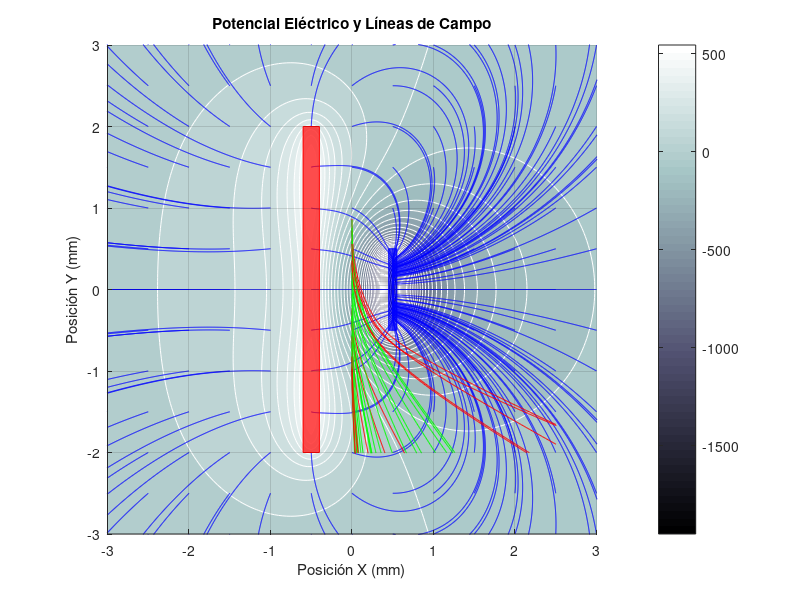

The MATLAB script that drew this image:
clc; clear; close all;

v = 0.5;
dx = -0.5;
dy = 0;
dz = 0;
largo_rojo = 4;
largo_azul=largo_rojo/4;
ancho = -0.2;
max_iter=5000;
iter=0;

x_roja = dx;
x_azul = dx + 1;

figure;
hold on;
axis equal;
grid on;

n_cargas = 500; % cantidad de cargas
ys_rojo = linspace(-largo_rojo/2, largo_rojo/2, n_cargas);
ys_azul = linspace(-largo_azul/2, largo_azul/2, n_cargas);

[x,y] = meshgrid(-10:0.05:10, -10:0.05:10);
Ex = zeros(size(x));
Ey = zeros(size(y));
V = zeros(size(x));

num_globulos = 30; 
dt = 0.02;         
espacio_x_final = 2.5; 

for i = 1:n_cargas
    
    % placa roja (+)
    xr = x_roja;
    yr = ys_rojo(i);
    
    rx = x - xr;
    ry = y - yr;
    r = sqrt(rx.^2 + ry.^2 + 0.01);
    
    Ex = Ex + rx ./ r.^3;
    Ey = Ey+ ry ./ r.^3;
    V = V + 1 ./ r;
    
    
    % placa azul (-)
    xb = x_azul;
    yb = ys_azul(i);
    
    rx = x - xb;
    ry = y - yb;
    r = sqrt(rx.^2 + ry.^2 + 0.01);
    
    Ex = Ex - rx ./ r.^3;
    Ey = Ey - ry ./ r.^3;
    V = V - 1 ./ r;

end

%rnp=sqrt((xe-(dx+1)-xr(k))^2+(ye-yr(k))^2);
%rnn=sqrt((xe-(dx+1)-xb(k))^2+(ye-yb(k))^2);

%rpp=sqrt((xe+(dx+1)-xr(k))^2+(ye-yr(k))^2);
%rpn=sqrt((xe+(dx+1)-xb(k))^2+(ye-yb(k))^2);


pcolor(x,y,V);
contourf(x, y, V, 40,'-w', 'LineWidth', 0.5);
colormap bone;
shading interp;
colorbar;
sx = linspace(-3, 3, 13);
sy = linspace(-3, 3, 13);
[SX, SY] = meshgrid(sx, sy);

streamline(x, y, Ex, Ey, SX, SY);

filename = 'resultados.csv';
fid = fopen(filename, 'w');
fprintf(fid, 'id,pos_x,pos_y,iter,clasificacion\n');

for g = 1:num_globulos
    
    % Posicion
    pos_x = x_roja+0.5;
    pos_y = (rand() - 0.5) * 2;
    
    % Propiedades físicas
    if rand() > 0.5
        clase=0;
        color_trazo="g";
        q = 0.8e-6;
        m = 1.0;
        estado_final="Sana";
    else
        clase=1;
        color_trazo="r";
        q = 1.4e-6;
        vol_parasito=0.1+rand()*0.8;
        m = 1.0+(vol_parasito*0.2);
        estado_final="Parasitada";
    end
    
    trayectoria_x = pos_x;
    trayectoria_y = pos_y;

    iter = 0;
    
    vx = 0; 
    vy = -0.7;

    ke = 9e9;        % constante de Coulomb
    dqn = -1e-5;     % carga elemental placa azul
    dqn_i=dqn/n_cargas;

    while pos_x < espacio_x_final && abs(pos_y) < 2 && iter < max_iter
        iter = iter + 1;
      
        Fx = 0; 
        Fy = 0;
    
        for k = 1:n_cargas
            rx = pos_x - x_azul;
            ry = pos_y - ys_azul(k);
            r = sqrt(rx^2 + ry^2 + 0.01);
        
            Fx = Fx + (ke * dqn_i * q * rx / r^3);
            Fy = Fy + (ke * dqn_i * q * ry / r^3);
        end
        
        %for k = 1:n_cargas
          %  rx = pos_x - x_roja;
           % ry = pos_y - ys_rojo(k);
            %r = sqrt(rx^2 + ry^2 + 0.01);
        
       %     Fx = Fx + (ke * dqp_i * q * rx / r^3);
        %    Fy = Fy + (ke * dqp_i * q * ry / r^3);
        %end
    
        ax = (Fx) / m;
        ay = (Fy) / m;
    
        vx = vx + ax * dt;
        vy = vy + ay * dt;
        %vx=vx+0.01;
    
        pos_x = pos_x + vx * dt;
        pos_y = pos_y + vy * dt;
    
        trayectoria_x(end+1) = pos_x;
        trayectoria_y(end+1) = pos_y;
    end
    
    % Clasificación
    %if pos_x > 1.5 && abs(pos_y) < 0.5
      %  estado_final = 'Sana';
     %   color_trazo = 'g';
    %else
      %  estado_final = 'Parasitada';
     %   color_trazo = 'r';
    %end
    
    % CSV
    fprintf(fid, '%d,%.4f,%.4f,%d,%f\n', g, pos_x, pos_y, iter, clase);
    
    plot(trayectoria_x, trayectoria_y, 'Color', color_trazo);

    drawnow;
    
    fprintf('Glóbulo %d → (%.2f, %.2f) → %s\n', g, pos_x, pos_y, estado_final);
end

fclose(fid);

function vertices = crear_placa(xc, yc, ancho, largo, v)

    vertices = [
        -v*ancho+xc, -v*largo+yc;
        -v*ancho+xc,  v*largo+yc;
        v*ancho+xc,  v*largo+yc;
        v*ancho+xc, -v*largo+yc
    ];

end

vertices_roja = crear_placa(x_roja, dy, ancho, largo_rojo, v);
vertices_azul = crear_placa(x_azul, dy, ancho*0.5, largo_azul, v);

fill(vertices_roja(:,1), vertices_roja(:,2), 'r', 'FaceAlpha', 0.7, 'EdgeColor', 'r');
fill(vertices_azul(:,1), vertices_azul(:,2), 'b', 'FaceAlpha', 0.7, 'EdgeColor', 'b');

xlim([-3 3]);
ylim([-3 3]);
xlabel('Posición X (mm)');
ylabel('Posición Y (mm)');
title('Potencial Eléctrico y Líneas de Campo');
